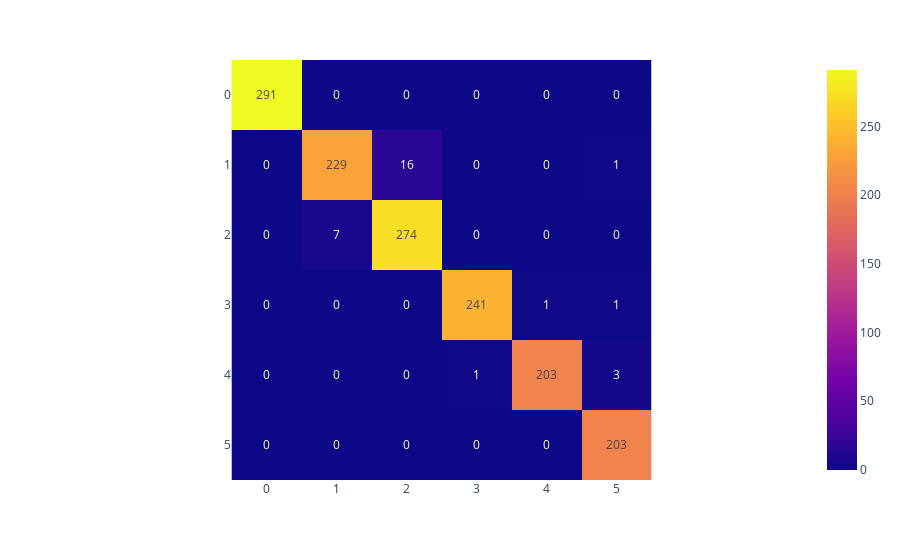

This figure's notebook cell:
### Code cell
z = confusion_matrix(y_test, y_pred)

fig = px.imshow(z, text_auto=True)
fig.show()

### Figure 1 — Plotly figure (JSON) as saved in the notebook; plotly's stock layout.template omitted (floating-point values rounded to 4 significant figures)
{"data": [{"coloraxis": "coloraxis", "hovertemplate": "x: %{x}<br>y: %{y}<br>color: %{z}<extra></extra>", "name": "0", "texttemplate": "%{z}", "type": "heatmap", "xaxis": "x", "yaxis": "y", "z": [[291, 0, 0, 0, 0, 0], [0, 229, 16, 0, 0, 1], [0, 7, 274, 0, 0, 0], [0, 0, 0, 241, 1, 1], [0, 0, 0, 1, 203, 3], [0, 0, 0, 0, 0, 203]]}], "layout": {"coloraxis": {"colorscale": [[0, "#0d0887"], [0.1111, "#46039f"], [0.2222, "#7201a8"], [0.3333, "#9c179e"], [0.4444, "#bd3786"], [0.5556, "#d8576b"], [0.6667, "#ed7953"], [0.7778, "#fb9f3a"], [0.8889, "#fdca26"], [1, "#f0f921"]]}, "margin": {"t": 60}, "xaxis": {"anchor": "y", "constrain": "domain", "domain": [0, 1], "scaleanchor": "y"}, "yaxis": {"anchor": "x", "autorange": "reversed", "constrain": "domain", "domain": [0, 1]}}}
